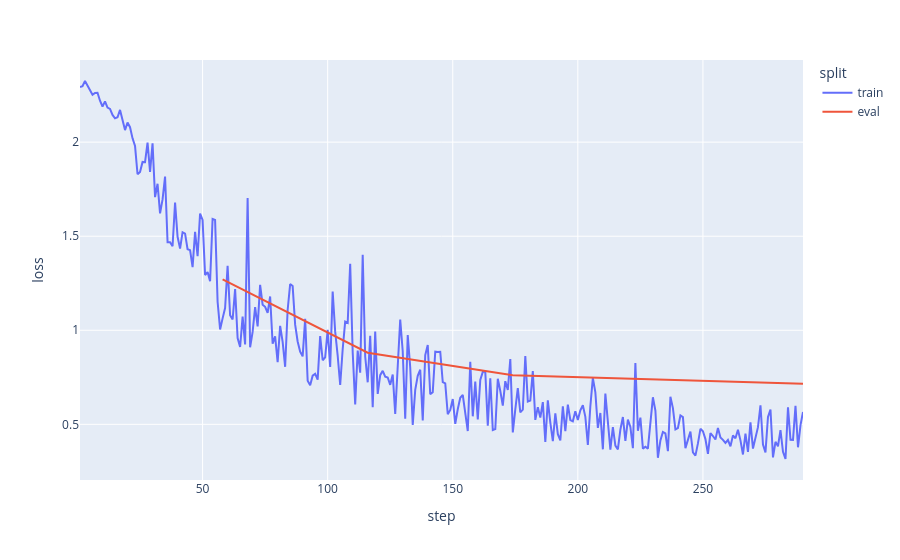

Notebook cell for this chart:
### Code cell
with open("./camembert-DISC/checkpoint-290/trainer_state.json", "r") as file: 
    training_state = json.load(file)

loss = []

for log in training_state ["log_history"]:
    step = log["step"]
    if "loss" in log:
        loss += [{"step": step, "loss": log["loss"], "split": "train"}]
    elif "eval_loss" in log:
        loss += [{"step": step, "loss": log["eval_loss"], "split": "eval"}]
    else: 
        # thweird
        print(log)

loss = pd.DataFrame(loss)

px.line(loss, x = "step", y = "loss", color =  "split")

### Figure 1 — Plotly figure (JSON) as saved in the notebook; plotly's stock layout.template omitted (floating-point values rounded to 4 significant figures; data arrays with more than 128 entries replaced by an {"elided": "..."} marker saying what was removed)
{"data": [{"hovertemplate": "split=train<br>step=%{x}<br>loss=%{y}<extra></extra>", "legendgroup": "train", "line": {"color": "#636efa", "dash": "solid"}, "marker": {"symbol": "circle"}, "mode": "lines", "name": "train", "orientation": "v", "showlegend": true, "type": "scatter", "x": {"elided": "290 int values"}, "xaxis": "x", "y": {"elided": "290 float values"}, "yaxis": "y"}, {"hovertemplate": "split=eval<br>step=%{x}<br>loss=%{y}<extra></extra>", "legendgroup": "eval", "line": {"color": "#EF553B", "dash": "solid"}, "marker": {"symbol": "circle"}, "mode": "lines", "name": "eval", "orientation": "v", "showlegend": true, "type": "scatter", "x": [58, 116, 174, 232, 290], "xaxis": "x", "y": [1.271, 0.8807, 0.7614, 0.7386, 0.7156], "yaxis": "y"}], "layout": {"legend": {"title": {"text": "split"}, "tracegroupgap": 0}, "margin": {"t": 60}, "xaxis": {"anchor": "y", "domain": [0, 1], "title": {"text": "step"}}, "yaxis": {"anchor": "x", "domain": [0, 1], "title": {"text": "loss"}}}}
